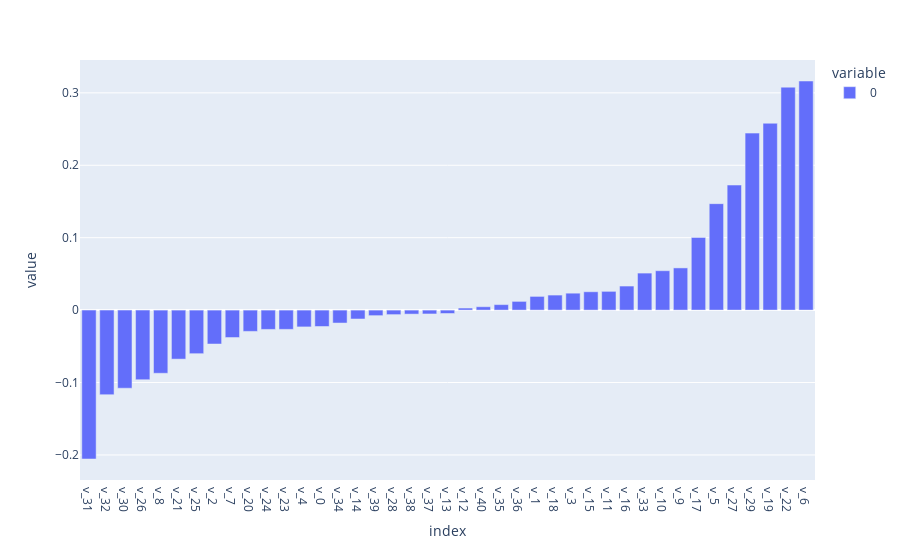

This figure's notebook cell:
### Code cell
# fig = data.corrwith(data.label, method='spearman').sort_values().iloc[:-1].plot(kind='bar', figsize=(20,5))
fig = data.corrwith(data.label, method='spearman').sort_values().iloc[:-1].plot(kind='bar')
fig

### Figure 1 — Plotly figure (JSON) as saved in the notebook; plotly's stock layout.template omitted (floating-point values rounded to 4 significant figures)
{"data": [{"alignmentgroup": "True", "hovertemplate": "variable=0<br>index=%{x}<br>value=%{y}<extra></extra>", "legendgroup": "0", "marker": {"color": "#636efa", "pattern": {"shape": ""}}, "name": "0", "offsetgroup": "0", "orientation": "v", "showlegend": true, "textposition": "auto", "type": "bar", "x": ["v_31", "v_32", "v_30", "v_26", "v_8", "v_21", "v_25", "v_2", "v_7", "v_20", "v_24", "v_23", "v_4", "v_0", "v_34", "v_14", "v_39", "v_28", "v_38", "v_37", "v_13", "v_12", "v_40", "v_35", "v_36", "v_1", "v_18", "v_3", "v_15", "v_11", "v_16", "v_33", "v_10", "v_9", "v_17", "v_5", "v_27", "v_29", "v_19", "v_22", "v_6"], "xaxis": "x", "y": [-0.2056, -0.1168, -0.1079, -0.09611, -0.08724, -0.0677, -0.06018, -0.04686, -0.03786, -0.0294, -0.02668, -0.02661, -0.02319, -0.02264, -0.01786, -0.01228, -0.007648, -0.006245, -0.005546, -0.005331, -0.004698, 0.002828, 0.004637, 0.007577, 0.01203, 0.01893, 0.02076, 0.02337, 0.02533, 0.02589, 0.03321, 0.05111, 0.0544, 0.05826, 0.1004, 0.147, 0.1727, 0.2444, 0.258, 0.3078, 0.3164], "yaxis": "y"}], "layout": {"autosize": true, "barmode": "relative", "legend": {"title": {"text": "variable"}, "tracegroupgap": 0}, "margin": {"t": 60}, "xaxis": {"anchor": "y", "autorange": true, "domain": [0, 1], "range": [-0.5, 40.5], "title": {"text": "index"}, "type": "category"}, "yaxis": {"anchor": "x", "autorange": true, "domain": [0, 1], "range": [-0.2346, 0.3454], "title": {"text": "value"}, "type": "linear"}}}
